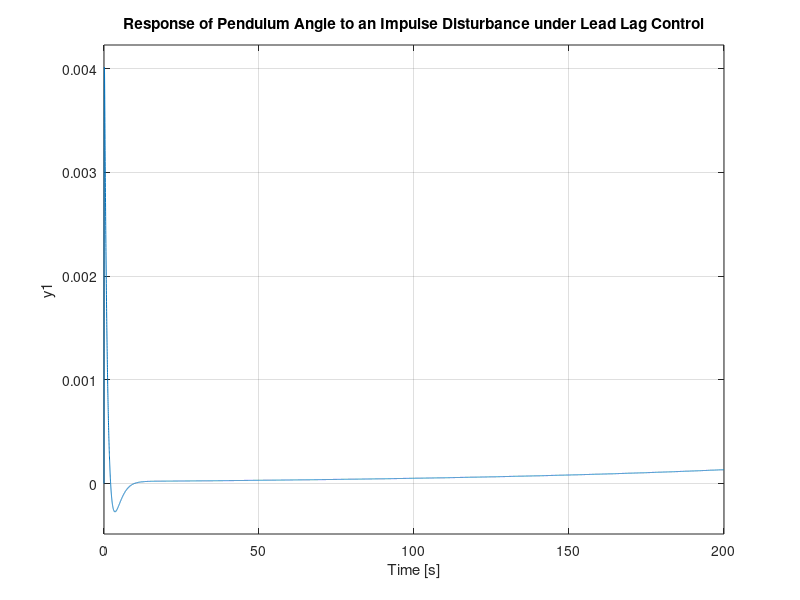

Reproduce this figure in MATLAB.
%NS Qazi Umer Jamil
%DE 34 MTS B

%Please see the HW3_PID_Controller.m file first because that one is solved in
%very detail and step by step. 
%After building understanding from that problem, I solved it in direct
%approach without explaing much of the stuff.

close all;
clc;
clear;

% (2) - Lead-Lag Controller Design

%%System parameters:
M = 2.87;
m = 0.9;
b = 0.5;
I = 0.005;
g = 9.8;
l = 3.12;
Ts = 7;
Re = -4/Ts;
theeta = 0.005;
q = (M+m)*(I+m*l^2)-(m*l)^2;
s = tf('s');

P_cart = (((I+m*l^2)/q)*s^2 - (m*g*l/q))/(s^4 + (b*(I + m*l^2))*s^3/q - ((M + m)*m*g*l)*s^2/q - b*m*g*l*s/q);

P_pend = (m*l*s/q)/(s^3 + (b*(I + m*l^2))*s^2/q - ((M + m)*m*g*l)*s/q - b*m*g*l/q);
%%System Transfer Function
%Source: http://ctms.engin.umich.edu/CTMS/index.php?example=InvertedPendulum&section=SystemModeling%
sys_tf = [P_cart ; P_pend];

% (2) - Lead-Lag Controller Design

rlocus(P_pend);
title('Root Locus of Plant (under Proportional Control)');

%%Continue rhe discussion AFTER implementing the PID Controller, the root
%%locus entirely shift to the left half plane if we place a pole at -0.2
%%and zeros at -1 -0.5. As below
z = [-1 -0.5];
p = -0.2;
k = 1;
C = zpk(z,p,k);
rlocus(C*P_pend)
title('Root Locus with Lead-Lag Controller Controller')

%To find the gain corresponding to a specific point on the root locus, we can use the rlocfind command. 
%Specifically, enter the command [k,poles] = rlocfind(C*P_pend) in the MATLAB command window.
%Then go to the plot and select a point on the root locus on left side of the loop, 
%Selecting these poles will ensure that the system settles sufficiently fast and, hopefully, that it has sufficient damping.

%[k,poles] = rlocfind(C*P_pend)


%selected_point =

 % -0.6905 + 0.0000i


%k =

 % 221.7485


%poles =

 %-23.7485 + 0.0000i
 % -0.6905 + 0.0000i
 % -0.6905 - 0.0000i
 %  0.0097 + 0.0000i

%Then we can check the impulse response of our closed-loop system to see if
%the requirements are met.

  K = 221.7485;
T = feedback(P_pend,K*C);
impulse(T)
title('Response of Pendulum Angle to an Impulse Disturbance under Lead Lag Control');

